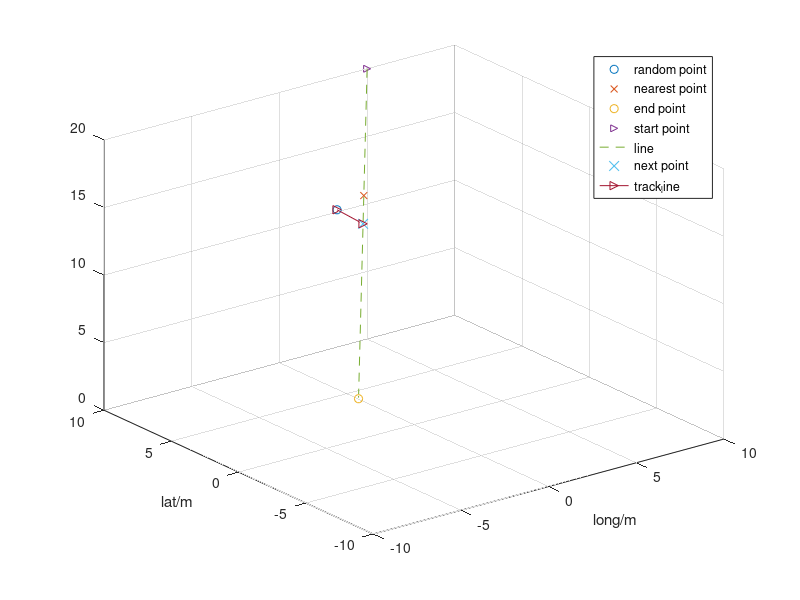

MATLAB code for this plot:
clc
clear all
close all

% Include library
prefix = '..';
addpath(strcat(prefix, '/functions'));

%% Introduction
% 1. [Dubin] path to align the FW to the heading
% 2. [Lineup] acts as a buffer to readjust to heading 
% 3. [Descend] according to a slope
% 4. [Flare] stage will require some form of tracking to make sure it stops
% at the desired landing position

%% Setup

% Constants
g = 9.81;
FLT_MAX = exp(37);

% We are using ENU frame
% Bearing 0 means facing y direction
Vconst = 10;

timeint = 0.2;
range = 10;
flightHeight = 20;

rollmax = 25 / 180 * pi;

% Represented by phi in the paper
minTurnRad = Vconst^2 / (g * tan(rollmax));

% This is the output from dubin flight path
limit_pair = [5 10 flightHeight; ...
            -7 -5 flightHeight/3];
bnd = 10;

%% Get position of point
range = [bnd, bnd, 2];
mid = [(limit_pair(1,1) + limit_pair(2,1))/2, ...
    (limit_pair(1,2) + limit_pair(2,2))/2, ...
    (limit_pair(1,3) + limit_pair(2,3))/2];
for i=1:3
    p(1,i) = (rand(1) - 0.5) * range(i) + mid(i);
end

%% Main function

deg_to_rad = 1/180 * pi;
rad_to_deg = 1/pi * 180;

P = p;
tolerance = 2; % Distance from one point to next tracking point

S = limit_pair(1,:);
E = limit_pair(2,:);

%% Find nearest point on the line closest to the point
% https://math.stackexchange.com/questions/1905533/find-perpendicular-distance-from-point-to-line-in-3d
v = (E - S) / norm(E - S);
d = dot(v,(P - S));
np = S + v * d;

%% Find the next point
next_point = np + v * tolerance;
next_point_d = norm(next_point - S);
end_start_d = norm(E - S);

% To plot the track line from current to next point
track_line = [p; next_point];

% Check with the maximum allowed distance [next_point_d]
flag = (end_start_d - next_point_d) > 0;
fprintf('[lt] flag %d\n',flag);

%% Plotting
figure
% Markers
hold on
plot3(p(1,1),p(1,2),p(1,3),'o','DisplayName','random point');
plot3(np(1,1),np(1,2),np(1,3),'x','MarkerSize',5,'DisplayName','nearest point');
plot3(limit_pair(2,1),limit_pair(2,2),limit_pair(2,3), ...
    'o','DisplayName','end point');
plot3(limit_pair(1,1),limit_pair(1,2),limit_pair(1,3), ...
    '>','MarkerSize',5,'DisplayName','start point');
plot3(limit_pair(:,1),limit_pair(:,2),limit_pair(:,3), ...
    '--','DisplayName','line');
plot3(next_point(1,1), ...
    next_point(1,2), ...
    next_point(1,3), ...
    'x','MarkerSize',7,'DisplayName','next point');
plot3(track_line(:,1), ...
    track_line(:,2), ...
    track_line(:,3), ...
    '->','DisplayName','track_line');

% Display settings
grid on 
legend
xlabel('long/m')
ylabel('lat/m')
xlim([-bnd bnd])
ylim([-bnd bnd])
zlim([0 flightHeight])
view(3)